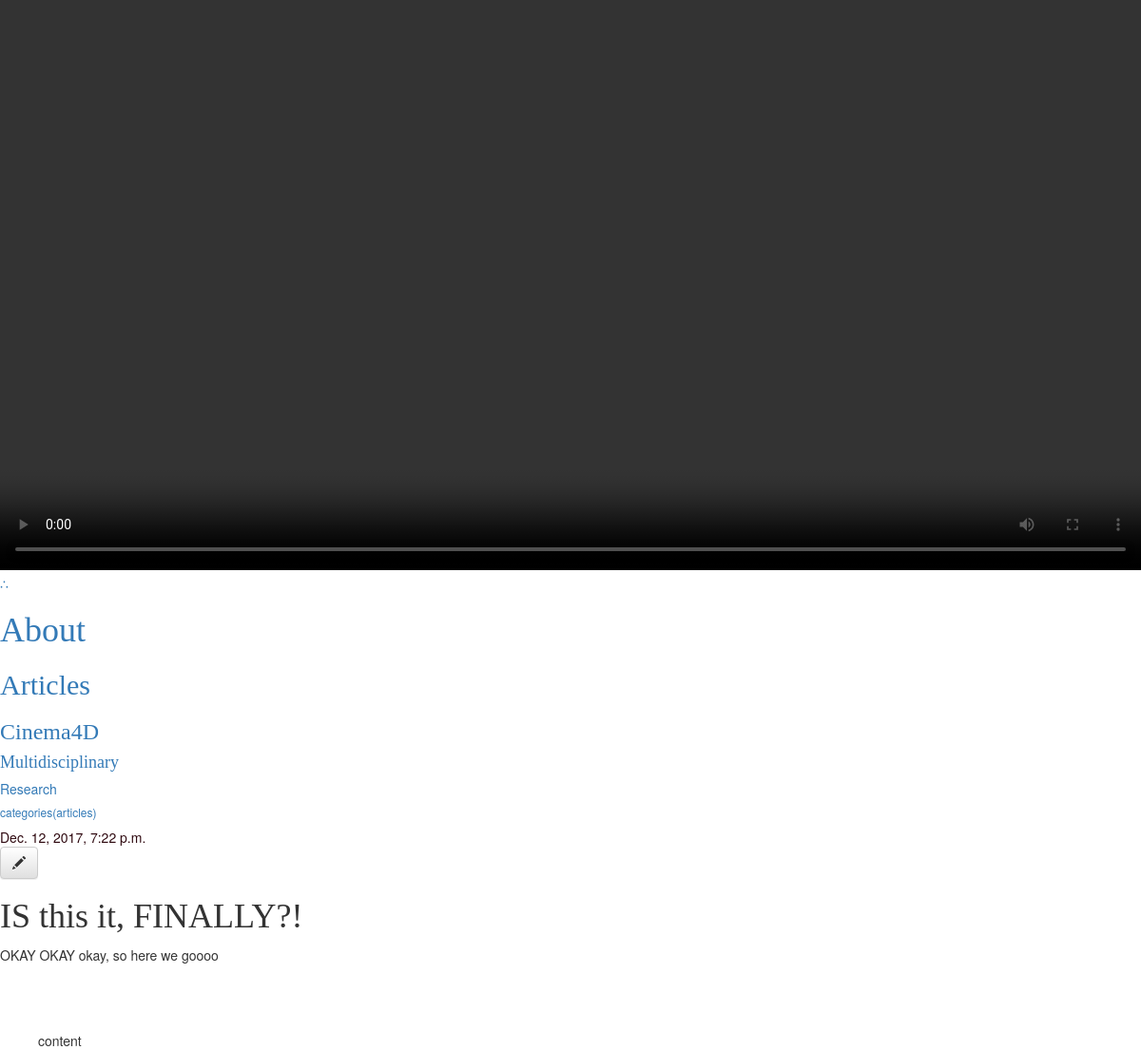
Page /post/6/ on the committed database.
### blog/models.py (models this page shows, shortened)
class Post(models.Model):
    author = models.ForeignKey('auth.User', on_delete=models.CASCADE)
    title = models.CharField(max_length=200)
    text = models.TextField()
    created_date = models.DateTimeField(
            default=timezone.now)
    published_date = models.DateTimeField(
            blank=True, null=True)
    category = models.CharField(max_length=200)

### blog/views.py (the view)
# urls.py: url(r'^post/(?P<pk>\d+)/$', views.post_detail, name='post_detail'),
def post_detail(request, pk):
	post = get_object_or_404(Post, pk=pk)
	return render(request, 'blog/post_detail.html', {'post': post})

### blog/templates/blog/post_detail.html (shortened to what this page needs)
{% extends 'blog/base.html' %}
{% block content %}
    <div class="post">
        {% if post.published_date %}
            <div class="date">
                {{ post.published_date }}
            </div>
        {% endif %}
        <a class="btn btn-default" href="{% url 'post_edit' pk=post.pk %}"><span class="glyphicon glyphicon-pencil"></span></a>
        <h1>{{ post.title }}</h1>
        <p>{{ post.text|linebreaksbr }}</p>
    </div>
{% endblock %}

### blog/static/blog/css/blog.css (style rules this page uses)
h1, h2, h3, h4 { font-family: 'Aldrich', cursive; }
.date { color: #300A11; }
.post { margin-bottom: 70px; }

### rows in the picture
Post: published_date "Dec. 12, 2017, 7:22 p.m.", title "IS this it, FINALLY?!", text "OKAY OKAY okay, so here we goooo"
